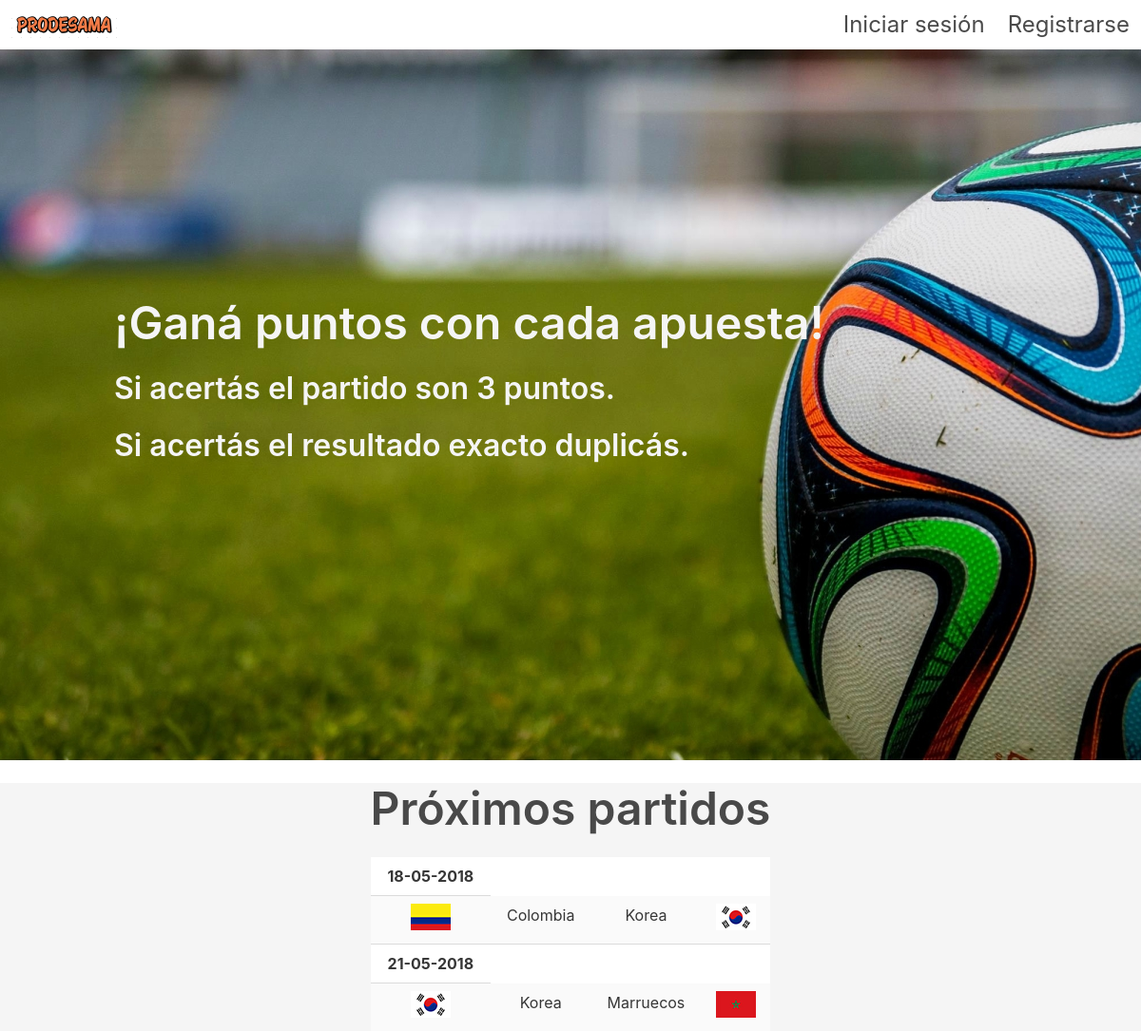
The app's page /, older data.
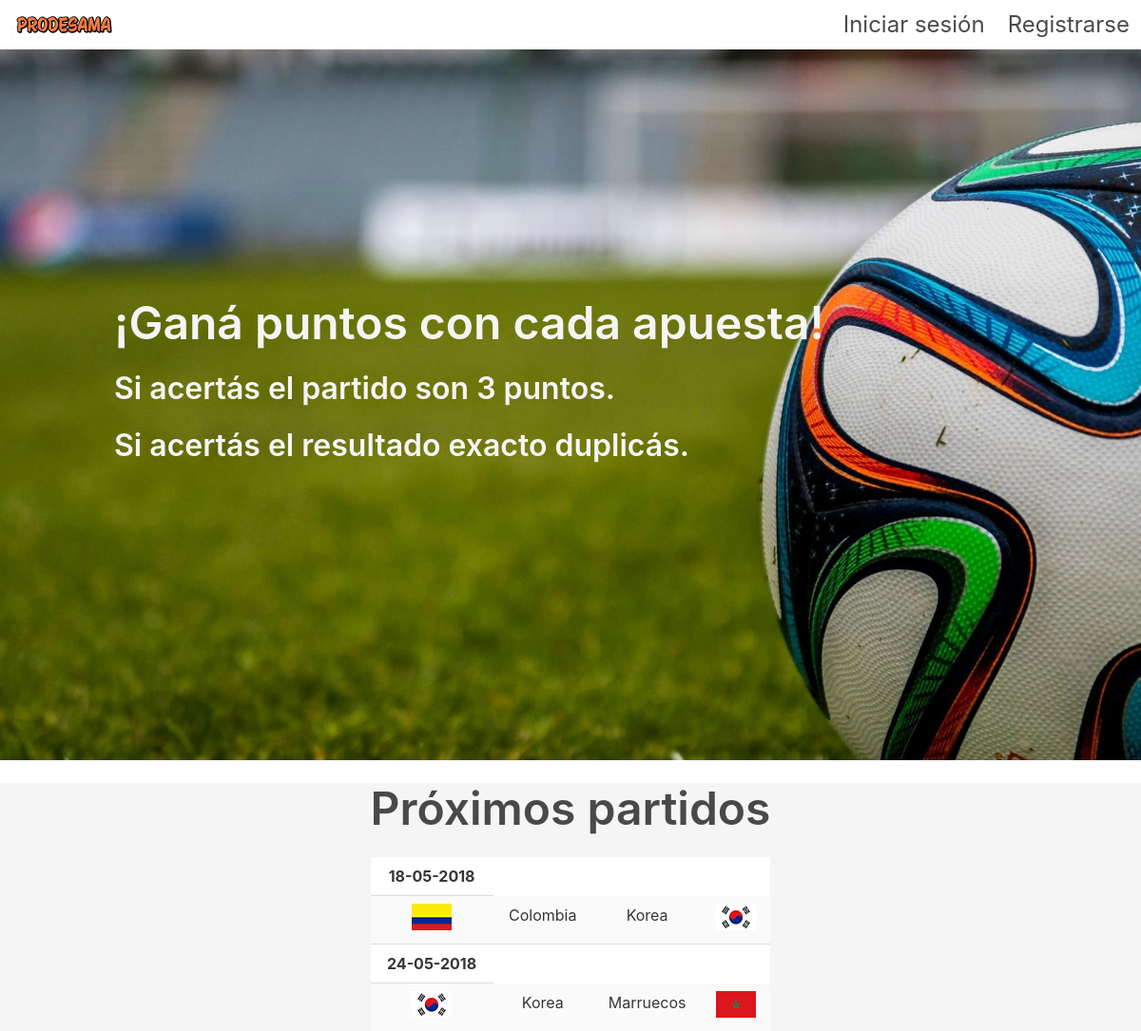
The same page, newer data.
### prode/models.py (models this page shows, shortened)
class Match(models.Model):
    start = models.DateTimeField()
    end = models.DateTimeField()
    team1 = models.ForeignKey(Team, on_delete=models.CASCADE, related_name='+')
    team2 = models.ForeignKey(Team, on_delete=models.CASCADE, related_name='+')
    team1_score = models.PositiveIntegerField(default=0)
    team2_score = models.PositiveIntegerField(default=0)

class Team(models.Model):
    name = models.CharField(max_length=50)
    flag = models.ImageField()

### prode/views.py (the view)
# urls.py: path('', views.MatchView.as_view(), name='index'),
class MatchView(generic.ListView):
    template_name = 'prode/index.html'
    context_object_name = 'match_list'
    def get_queryset(self):
        return Match.objects.all()

### prode/templates/prode/index.html
{% extends "prode/base.html" %}
{% load static %}
{% block body_block %}
<section id="sectionIntro" class="hero is-fullheight" style="background-size: 100%; background: url({% static 'prode/images/pelota.jpg' %})no-repeat center;">
    <div class="hero-body">
        <div class="container" >
        <h1 class="title is-1 has-text-light">¡Ganá puntos con cada apuesta!</h1>
        <h3 class="title is-3 has-text-light">Si acertás el partido son 3 puntos.</h2>
        <h3 class="title is-3 has-text-light">Si acertás el resultado exacto duplicás.</h2>
        </div>
    </div>
</section>
<br>
<section class="hero is-light is-large">
    <div class="container has-text-centered">
        <h1 class="title is-1">Próximos partidos</h1>
        <table class="table is-striped is-fullwidth">
            {% for match in match_list %}
                <tr>
                    <th>{{ match.start|date:'d-m-Y' }}</th>
                </tr>
                <tr>
                    <td><img src="{% static 'prode/images/' %}{{ match.team1.flag }}" alt="Bandera"></td>
                    <td>{{ match.team1.name }}</td>
                    <td>{{ match.team2.name }}</td>
                    <td><img src="{% static 'prode/images/' %}{{ match.team2.flag }}" alt="Bandera"></td>
                </tr>
            {% endfor %}
        </table>
    </div>
</section>
{% endblock %}

### prode/templates/prode/base.html (shortened to what this page needs)
{% load static %}
<!DOCTYPE html>
<html lang="en">
<head>
    <link rel="stylesheet" href="https://cdnjs.cloudflare.com/ajax/libs/bulma/0.6.2/css/bulma.min.css">
    <link rel="stylesheet" href="https://use.fontawesome.com/releases/v5.0.13/css/all.css">
    <link rel="stylesheet" type="text/css" href="{% static 'prode/css/style.css' %}" />
</head>
<body>
    <nav class="navbar is-transparent is-fixed-top">
        <div class="navbar-brand">
            <a class="navbar-item" href="#">
                <img src="{% static 'prode/images/prodelogo.png' %}" alt="PRODESAMA" width="112" height="28">
            </a>
        </div>
        <div class="navbar-menu">
            <div class="navbar-end">
                <a class="navbar-item is-size-4" href="login">Iniciar sesión</a>
                <a class="navbar-item is-size-4" href="signup">Registrarse</a>
            </div>
        </div>
    </nav>
    {% block body_block %}{% endblock %}
</body>
</html>

Row changes from the older to the newer data that the page shows:
changed Match "Marruecos": start "21-05-2018" → "24-05-2018"
